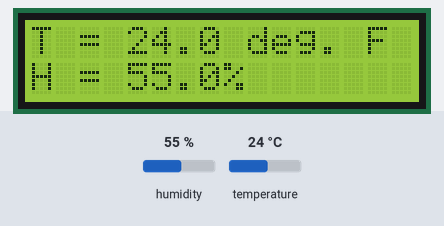
Bench run of a sketch on a simulated Arduino Uno, built with avr-gcc and run on an emulated ATmega328P. Shown: 16×2 character LCD. The inputs (shaded band) are chosen by the test bench; at power-on: humidity 55 %, temperature 24 °C.

Above: at 3.6 s.
3.7 s: humidity set to 22 %
At 7.3 s:
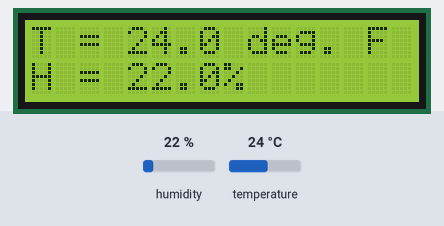
8.2 s: temperature set to 12 °C
At 9.6 s:
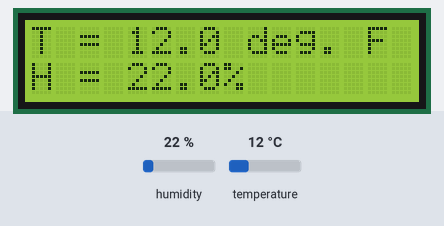
12.7 s: humidity set to 40 %
At 15.4 s:
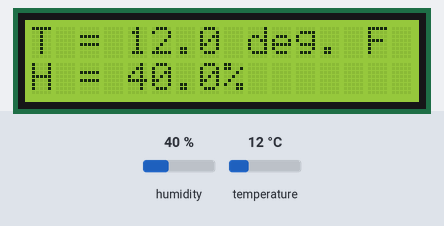
17.2 s: temperature set to 19 °C
At 18.9 s:
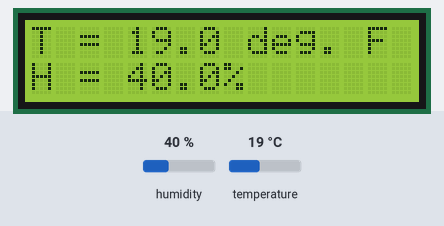
Timing chart, 0 to 20.4 s (numbered marks = the images above; inputs shaded):
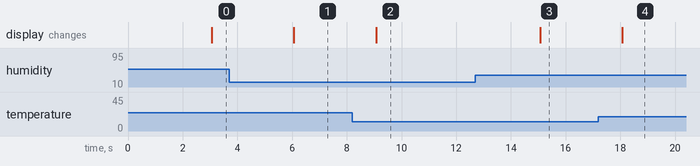

Measured:
- after the input at 3.7 s, the display: changes after 2.4 s (image 1)
- after the input at 8.2 s, the display: changes after 0.87 s (image 2)
- after the input at 12.7 s, the display: changes after 2.4 s (image 3)
- after the input at 17.2 s, the display: changes after 0.87 s (image 4)

The sketch:

T_H_Display.ino
```cpp
#include "LiquidCrystal.h"
#include "dht_nonblocking.h"

#define DHT_SENSOR_TYPE DHT_TYPE_11

static const int DHT_SENSOR_PIN = 2;
DHT_nonblocking dht_sensor( DHT_SENSOR_PIN, DHT_SENSOR_TYPE);

LiquidCrystal lcd(7, 8, 9, 10, 11, 12);

void setup() {
  //set up the LCD's number of columns and rows:
  lcd.begin(16,2);
}

//poll for a measurement, keeping the state machine alive. Returns true if a measurement is available
static bool measure_environment(float *temperature, float *humidity) {
  static unsigned long measurement_timestamp = millis( );

  //measure once every four seconds
  if( millis( ) - measurement_timestamp > 3000ul ) {
    if (dht_sensor.measure( temperature, humidity) == true ) {
      measurement_timestamp = millis( );
      return(true);
    }
  }
  return(false);
}

void loop() {
  float temperature;
  float humidity;

  //measure temp and humidity. if the function returns true, then a measurement is available
  if( measure_environment ( &temperature, &humidity) == true ) {
    lcd.setCursor(0,0);
    //display T and H on LCD
    lcd.print("T = " );
    lcd.print(temperature, 1);
    lcd.print(" deg. F");
    lcd.setCursor(0,1);
    lcd.print("H = ");
    lcd.print(humidity, 1);
    lcd.print("%");
  }
}
```
